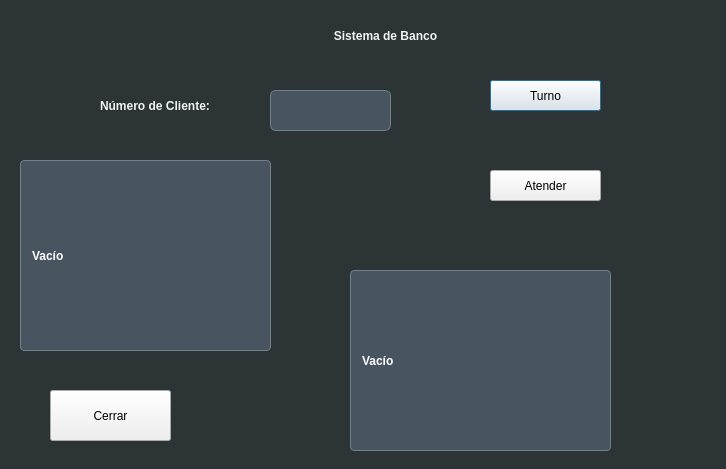
<?xml version="1.0" encoding="UTF-8"?>
<ui version="4.0">
 <class>Dialog</class>
 <widget class="QDialog" name="Dialog">
  <property name="geometry">
   <rect>
    <x>0</x>
    <y>0</y>
    <width>726</width>
    <height>469</height>
   </rect>
  </property>
  <property name="windowTitle">
   <string>Dialog</string>
  </property>
  <property name="styleSheet">
   <string notr="true">/* --- Fondo: Gris Acero Profundo --- */
QDialog {
    background-color: #2D3436; 
}

/* --- TÍTULOS Y ETIQUETAS --- */
QLabel {
    color: #F1F2F6;
    font-weight: 700;
}

/* Título Sistema de Banco - Grande y blanco */
QLabel#label {
    font-size: 44px;
    margin-bottom: 30px;
    color: #FFFFFF;
    font-weight: 900;
}

/* Campos de entrada */
QLineEdit {
    background-color: #485460;
    border: 1px solid #74808A;
    border-radius: 6px;
    padding: 10px;
    color: #FFFFFF;
    font-size: 16px;
    font-weight: 600;
}

/* --- Etiquetas de datos (&quot;Vacíos&quot;) con letra más pequeña --- */
QLabel#label_3, QLabel#label_4 {
    background-color: #485460;
    border: 1px solid #74808A;
    border-radius: 4px;
    padding: 8px;
    color: #FFFFFF;
    font-size: 12px; /* Letra más pequeña y técnica */
    font-weight: 500;
}

/* --- BOTONES: ESCALA DE GRISES --- */

/* Botón Turno: Gris claro */
QPushButton#btnTurno {
    background-color: #DCDDE1;
    color: #2D3436;
    font-weight: 800;
    border-radius: 6px;
    padding: 8px;
}

/* Botón Atender: Gris medio */
QPushButton#btnAtender {
    background-color: #B2BEC3;
    color: #2D3436;
    font-weight: 800;
    border-radius: 6px;
    padding: 8px;
}

/* Botón Cerrar: Gris oscuro */
QPushButton#btnCerrar {
    background-color: #7F8C8D;
    color: #FFFFFF;
    font-weight: 800;
    border-radius: 6px;
    padding: 8px;
}</string>
  </property>
  <widget class="QLabel" name="titulo">
   <property name="geometry">
    <rect>
     <x>230</x>
     <y>10</y>
     <width>311</width>
     <height>51</height>
    </rect>
   </property>
   <property name="text">
    <string>Sistema de Banco</string>
   </property>
   <property name="alignment">
    <set>Qt::AlignCenter</set>
   </property>
  </widget>
  <widget class="QLineEdit" name="lineEdit">
   <property name="geometry">
    <rect>
     <x>270</x>
     <y>90</y>
     <width>121</width>
     <height>41</height>
    </rect>
   </property>
  </widget>
  <widget class="QLabel" name="label_2">
   <property name="geometry">
    <rect>
     <x>100</x>
     <y>90</y>
     <width>121</width>
     <height>31</height>
    </rect>
   </property>
   <property name="text">
    <string>Número de Cliente:</string>
   </property>
  </widget>
  <widget class="QPushButton" name="pushButton">
   <property name="geometry">
    <rect>
     <x>490</x>
     <y>80</y>
     <width>111</width>
     <height>31</height>
    </rect>
   </property>
   <property name="text">
    <string>Turno</string>
   </property>
  </widget>
  <widget class="QPushButton" name="pushButton_2">
   <property name="geometry">
    <rect>
     <x>490</x>
     <y>170</y>
     <width>111</width>
     <height>31</height>
    </rect>
   </property>
   <property name="text">
    <string>Atender</string>
   </property>
  </widget>
  <widget class="QLabel" name="label_3">
   <property name="geometry">
    <rect>
     <x>20</x>
     <y>160</y>
     <width>251</width>
     <height>191</height>
    </rect>
   </property>
   <property name="text">
    <string>Vacío</string>
   </property>
  </widget>
  <widget class="QPushButton" name="pushButton_3">
   <property name="geometry">
    <rect>
     <x>50</x>
     <y>390</y>
     <width>121</width>
     <height>51</height>
    </rect>
   </property>
   <property name="text">
    <string>Cerrar</string>
   </property>
  </widget>
  <widget class="QLabel" name="label_4">
   <property name="geometry">
    <rect>
     <x>350</x>
     <y>270</y>
     <width>261</width>
     <height>181</height>
    </rect>
   </property>
   <property name="text">
    <string>Vacío</string>
   </property>
  </widget>
 </widget>
 <resources/>
 <connections/>
</ui>
